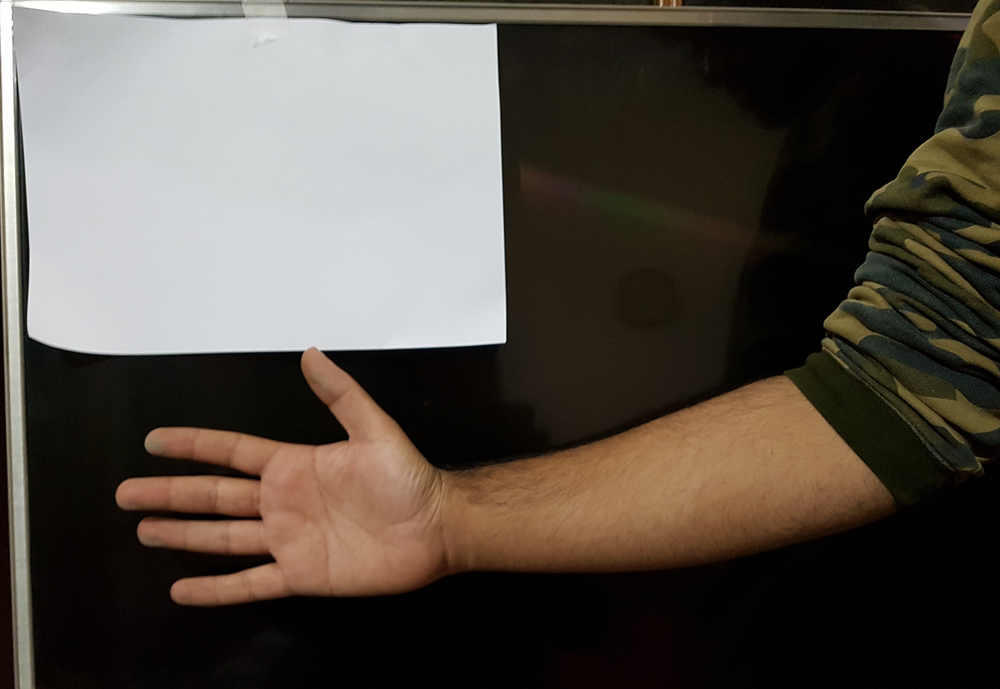
%> input picture TestImage.png, 1000 x 689 px, shrunk from 1280 x 882 before the run
$ octave detect_hand.m   (GNU Octave 9; MATLAB toolbox functions it lacks are replaced by stand-ins)
%> lines starting %> are read from the running program, lines starting %| are printed output that depends on the picture; in (x1, y1, x2, y2) boxes, pixels count from 0 and x2, y2 are one past the last pixel; in counts of white or black regions, pixels touching at a corner belong together; the program's own positions count from 1
%> further down, I is the input picture: size 689x1000x3 uint8; mean R, G, B 86.2, 78.8, 70.8
### SkinMask.m
function [BW,maskedRGBImage] = SkinMask(RGB)
%createMask  Threshold RGB image using auto-generated code from colorThresholder app.
%  [BW,MASKEDRGBIMAGE] = createMask(RGB) thresholds image RGB using
%  auto-generated code from the colorThresholder App. The colorspace and
%  minimum/maximum values for each channel of the colorspace were set in the
%  App and result in a binary mask BW and a composite image maskedRGBImage,
%  which shows the original RGB image values under the mask BW.

% Auto-generated by colorThresholder app on 31-Dec-2017
%------------------------------------------------------


% Convert RGB image to chosen color space
I = rgb2hsv(RGB);
%> I: size 689x1000x3 double; mean H, S, V 0.26, 0.358, 0.344

% Define thresholds for channel 1 based on histogram settings
channel1Min = 0.040;
channel1Max = 0.088;

% Define thresholds for channel 2 based on histogram settings
channel2Min = 0.266;
channel2Max = 0.774;

% Define thresholds for channel 3 based on histogram settings
channel3Min = 0.329;
channel3Max = 0.784;

% Create mask based on chosen histogram thresholds
BW = (I(:,:,1) >= channel1Min ) & (I(:,:,1) <= channel1Max) & ...
    (I(:,:,2) >= channel2Min ) & (I(:,:,2) <= channel2Max) & ...
    (I(:,:,3) >= channel3Min ) & (I(:,:,3) <= channel3Max);
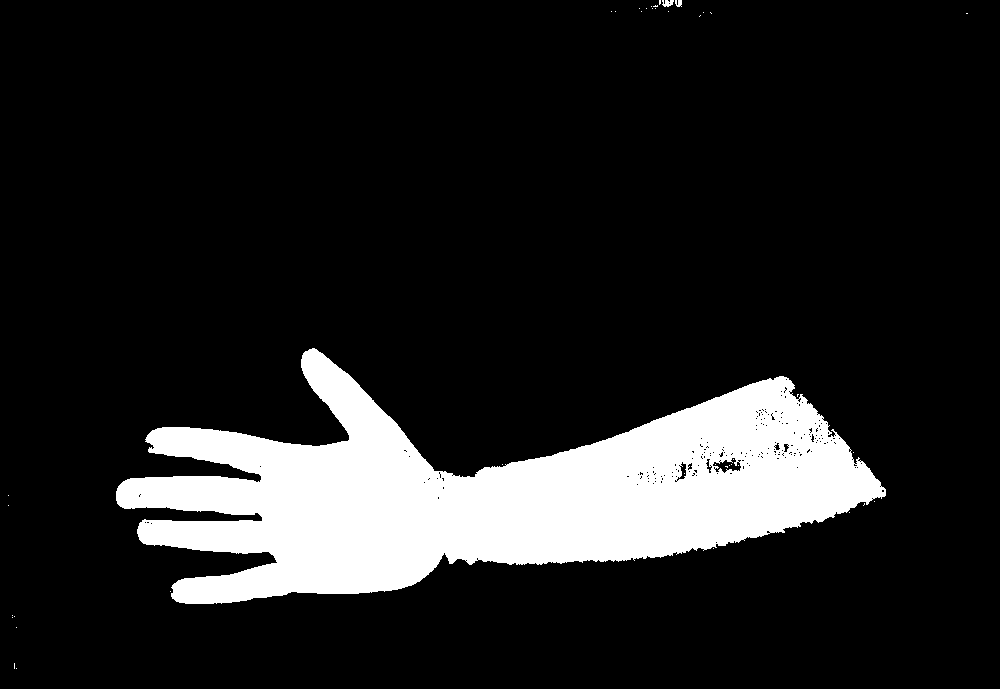
%> BW: size 689x1000 logical; 13.7% white; 41 white regions (38 under 20 px), largest, box (x1, y1, x2, y2) and area: (116, 348, 886, 604) 94379, (662, 0, 674, 7) 59, (675, 0, 682, 7) 38

% Initialize output masked image based on input image.
maskedRGBImage = RGB;

% Set background pixels where BW is false to zero.
maskedRGBImage(repmat(~BW,[1 1 3])) = 0;
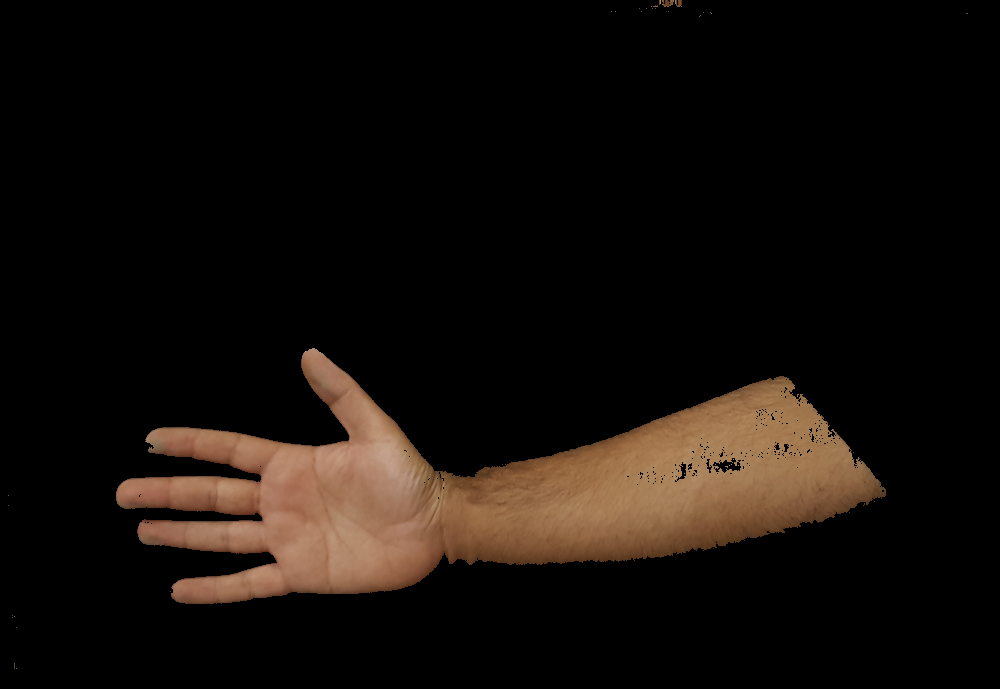
%> maskedRGBImage: size 689x1000x3 uint8; mean R, G, B 20.7, 14.8, 10.5

### detect_hand.m


%% Hand length measuring tool

%% Muhammad Moeed Khalid
%% SP15-BCS-146


%% Ali raza
%% SP15-BCS-146


clear all;
clc;
I = imread('TestImage.png');

[Hand,ColorHand] = SkinMask(I);
Hand = bwareafilt(Hand, 1);
%> Hand: size 689x1000 logical; 13.7% white; 1 white region, box (x1, y1, x2, y2) and area: (116, 348, 886, 604) 94379
figure,imshow(Hand);
Hand=imfill(Hand,'holes');
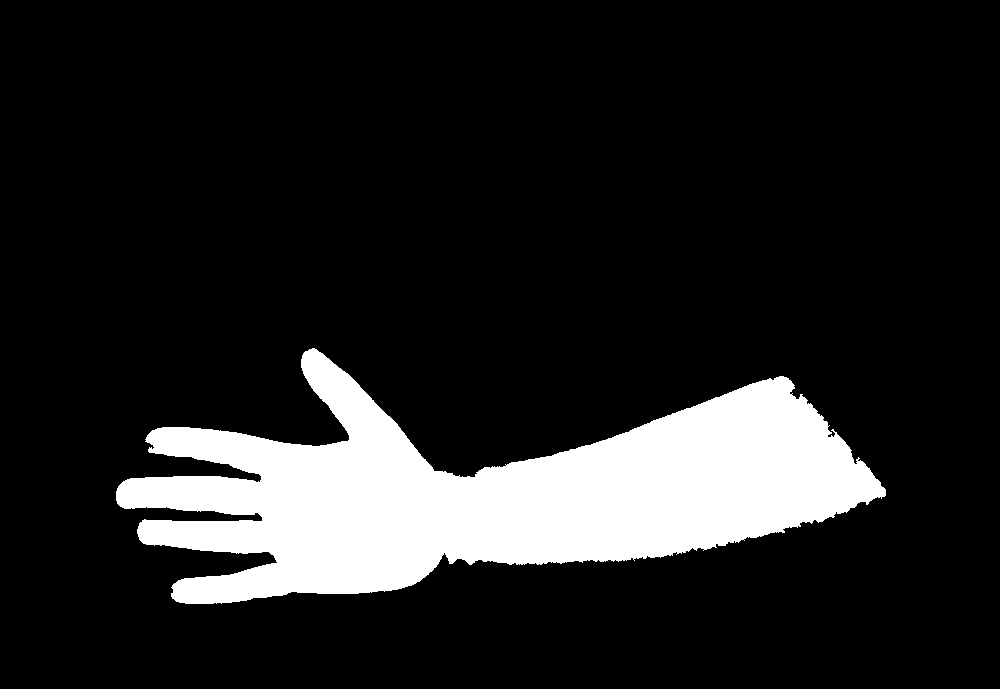
%> Hand: size 689x1000 logical; 13.8% white; 1 white region
    stats = regionprops(Hand, 'BoundingBox', 'Area' );
%> stats = 1 region; box (x1, y1, x2, y2) and Area: (116, 348, 886, 604) 95124
    for i= 1 : length(stats)
        Areai(i)= stats(i).Area;
    end
%> this loop made 1 pass
    biggestBlob= find(Areai==max(Areai));
%> biggestBlob = 1
    sbb=stats(biggestBlob);
%> sbb has the same summary as stats

%create a structuring Element of radius 50
se=strel('disk',50,0);
opened= imopen(Hand,se);
%> opened: size 689x1000 logical; 10.2% white; 2 white regions, box (x1, y1, x2, y2) and area: (470, 384, 844, 564) 44365, (257, 431, 462, 594) 25902
%
figure,subplot(2,2,1),
imshow(Hand);
title('Segmented Image','FontSize', 24)
subplot(2,2,2),
imshow(opened);
title('Opened Image','FontSize', 24)
%
% %Subtract the opened image from the original one
fingers=logical(Hand-opened);
%> fingers: size 689x1000 logical; 3.6% white; 87 white regions (76 under 20 px), largest, box (x1, y1, x2, y2) and area: (116, 476, 261, 516) 4681, (145, 427, 308, 478) 4161, (301, 348, 418, 451) 3893
subplot(2,2,3),
imshow(fingers);
title('Segmented-OpenedImage','FontSize', 24)

% %Extract the largest blob i.e the Thumb
joinedfingers=imdilate(fingers,strel('disk',10,0));
%> joinedfingers: size 689x1000 logical; 8.9% white; 6 white regions, box (x1, y1, x2, y2) and area: (291, 338, 896, 603) 30374, (106, 417, 333, 614) 28006, (620, 398, 697, 441) 1404, (549, 435, 596, 463) 817, (705, 387, 726, 408) 317, (598, 428, 619, 449) 317
joinedfingers=bwareafilt(joinedfingers,1);
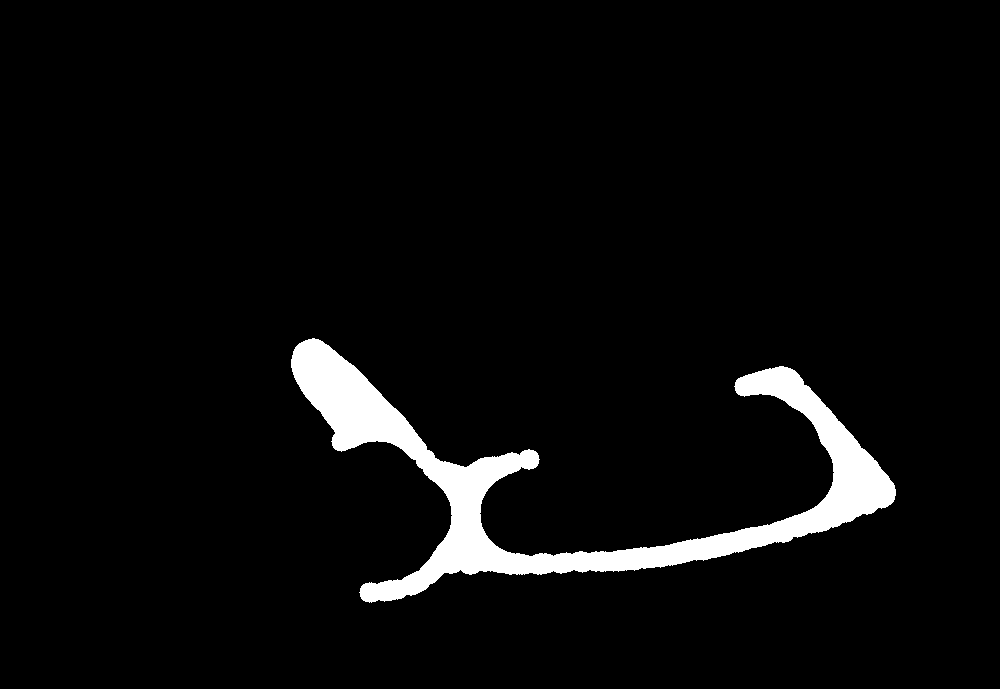
%> joinedfingers: size 689x1000 logical; 4.4% white; 1 white region, box (x1, y1, x2, y2) and area: (291, 338, 896, 603) 30374
fingers=fingers-joinedfingers;
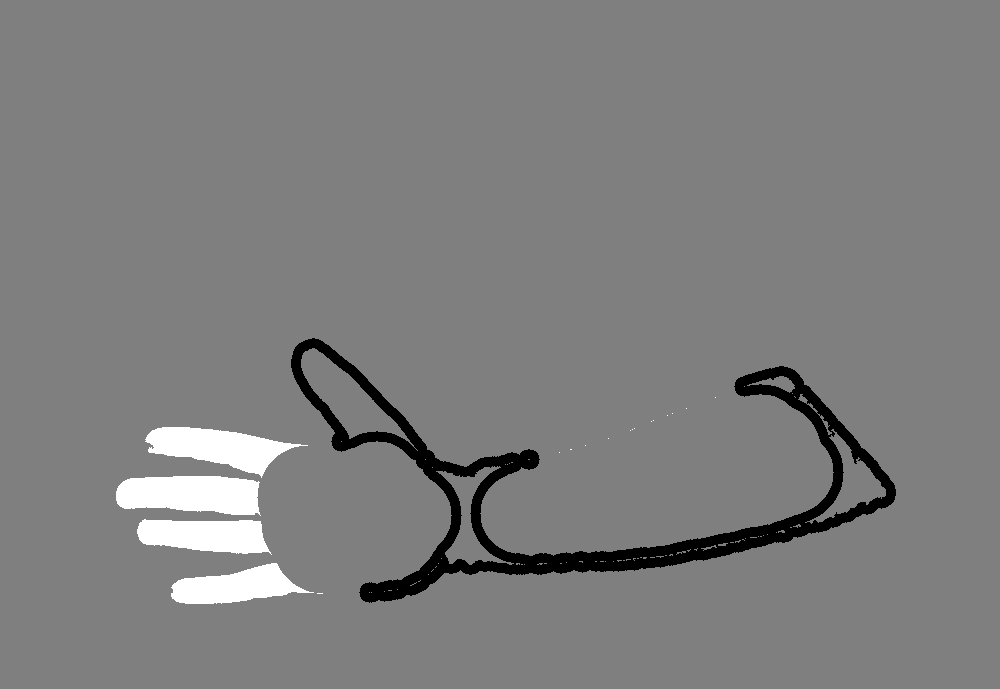
%> fingers: size 689x1000 double; min -1, max 1, mean -0.00801; drawn with min black and max white
fingers=max(0,fingers);
%> fingers: size 689x1000 double; values 0 (black) and 1 (white), 2.3% white; 18 white regions (14 under 20 px), largest, box (x1, y1, x2, y2) and area: (116, 476, 261, 516) 4681, (145, 427, 308, 478) 4161, (137, 519, 272, 555) 3633, (171, 563, 314, 604) 3361
thumb=bwareafilt(logical(fingers),1);
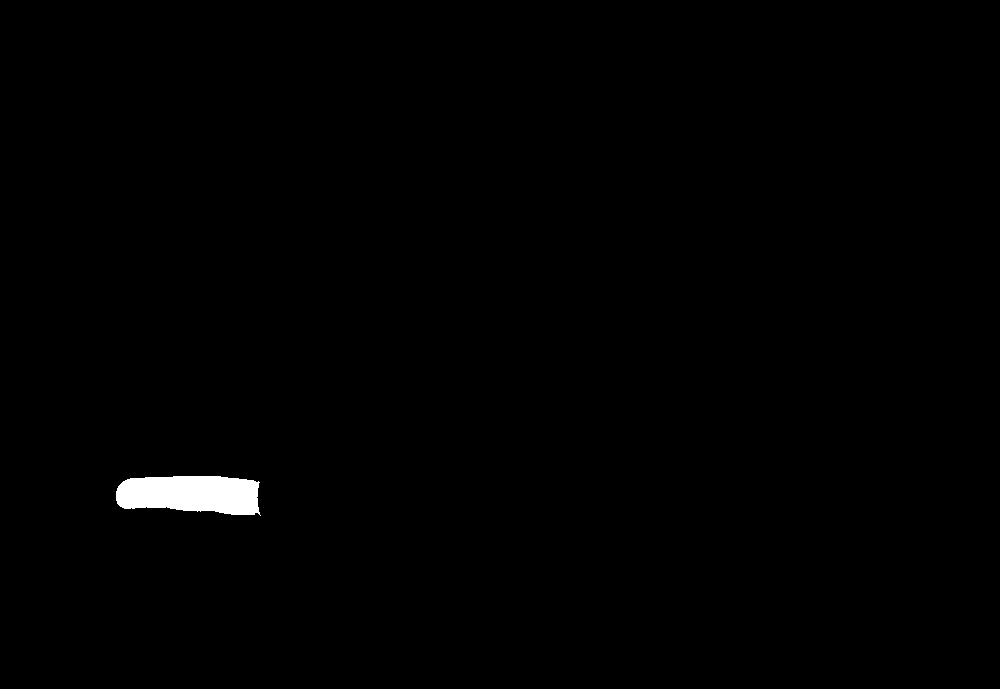
%> thumb: size 689x1000 logical; 0.68% white; 1 white region
subplot(2,2,4),
imshow(thumb);
title('Morphological Operations','FontSize', 24)


    stats = regionprops(thumb, 'BoundingBox', 'Area' );
%> stats = 1 region; box (x1, y1, x2, y2) and Area: (116, 476, 261, 516) 4681
    for i= 1 : length(stats)
        Areai(i)= stats(i).Area;
    end
    biggestBlob= find(Areai==max(Areai));
    sbb2=stats(biggestBlob);
%> sbb2 has the same summary as stats


width= (sbb2.BoundingBox(1)+sbb2.BoundingBox(3))-sbb.BoundingBox(1);
%> width = 145
width=(width*0.2)+width;
%> width = 174

format long g;
format compact;
fontSize = 20;
positionVector2 = [0.1, 0.2, 0.7, 0.7];
% figureHandle = figure;
figure,subplot('Position',positionVector2);
imshow(I, []),
rectangle('Position',[sbb.BoundingBox(1),...
                      sbb.BoundingBox(2),...
                      width,...
                      sbb.BoundingBox(4)], 'EdgeColor','r','LineWidth',2 );

axis on;
title('Your Input Image','FontSize', fontSize);
% Enlarge figure to full screen.
set(gcf, 'units','normalized','outerposition',[0 0 1 1]);
set(gcf,'name','Detecting Hand','numbertitle','off')

message = sprintf('Please Select the A4 paper in the image.');
reply = questdlg(message, 'Calibrate spatially', 'OK', 'Cancel', 'OK');
%> the answer given: OK
if strcmpi(reply, 'Cancel')
	return;
end


try
	success = false;
	instructions = sprintf('Left click on the left edge of the A4 paper.\nRight click on the right edge of the A4 paper');
	title(instructions);
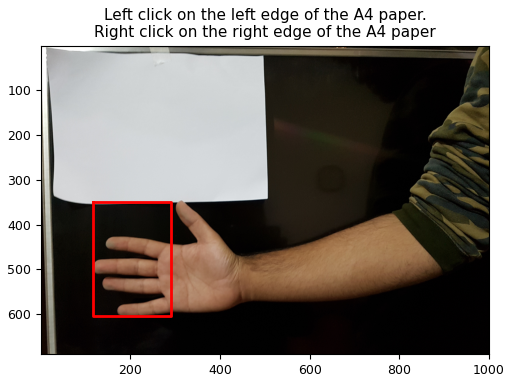
%> figure redrawn from the program's plot data

%> (the run ends here)
